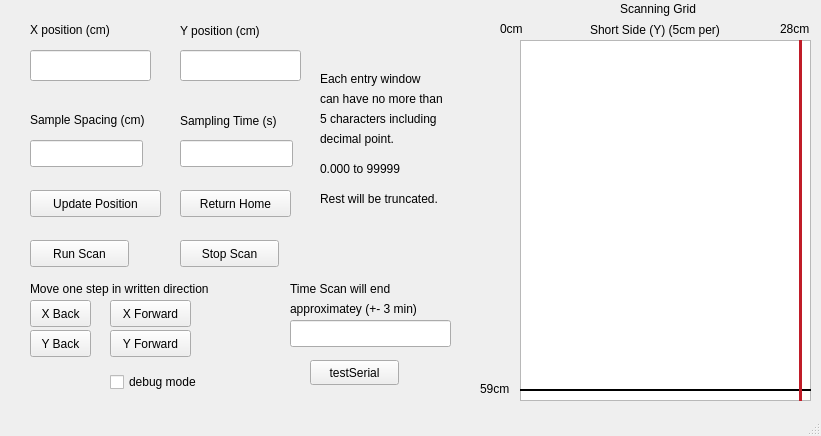
<?xml version="1.0" encoding="UTF-8"?>
<ui version="4.0">
 <class>MainWindow</class>
 <widget class="QMainWindow" name="MainWindow">
  <property name="geometry">
   <rect>
    <x>0</x>
    <y>0</y>
    <width>821</width>
    <height>436</height>
   </rect>
  </property>
  <property name="windowTitle">
   <string>MainWindow</string>
  </property>
  <widget class="QWidget" name="centralwidget">
   <widget class="QLabel" name="label_19">
    <property name="geometry">
     <rect>
      <x>290</x>
      <y>280</y>
      <width>141</width>
      <height>17</height>
     </rect>
    </property>
    <property name="text">
     <string>Time Scan will end</string>
    </property>
   </widget>
   <widget class="QLineEdit" name="xPosEdit">
    <property name="geometry">
     <rect>
      <x>30</x>
      <y>50</y>
      <width>121</width>
      <height>31</height>
     </rect>
    </property>
   </widget>
   <widget class="QLabel" name="label_20">
    <property name="geometry">
     <rect>
      <x>290</x>
      <y>300</y>
      <width>171</width>
      <height>17</height>
     </rect>
    </property>
    <property name="text">
     <string>approximatey (+- 3 min)</string>
    </property>
   </widget>
   <widget class="QLabel" name="label_16">
    <property name="geometry">
     <rect>
      <x>320</x>
      <y>130</y>
      <width>151</width>
      <height>17</height>
     </rect>
    </property>
    <property name="text">
     <string>decimal point.</string>
    </property>
   </widget>
   <widget class="QPushButton" name="stopScan">
    <property name="geometry">
     <rect>
      <x>180</x>
      <y>240</y>
      <width>99</width>
      <height>27</height>
     </rect>
    </property>
    <property name="text">
     <string>Stop Scan</string>
    </property>
   </widget>
   <widget class="QLabel" name="label_15">
    <property name="geometry">
     <rect>
      <x>320</x>
      <y>110</y>
      <width>151</width>
      <height>17</height>
     </rect>
    </property>
    <property name="text">
     <string>5 characters including</string>
    </property>
   </widget>
   <widget class="QLabel" name="label_8">
    <property name="geometry">
     <rect>
      <x>30</x>
      <y>20</y>
      <width>121</width>
      <height>20</height>
     </rect>
    </property>
    <property name="text">
     <string>X position (cm)</string>
    </property>
   </widget>
   <widget class="QPushButton" name="yBack">
    <property name="geometry">
     <rect>
      <x>30</x>
      <y>330</y>
      <width>61</width>
      <height>27</height>
     </rect>
    </property>
    <property name="text">
     <string>Y Back</string>
    </property>
   </widget>
   <widget class="QLabel" name="label_11">
    <property name="geometry">
     <rect>
      <x>180</x>
      <y>110</y>
      <width>141</width>
      <height>21</height>
     </rect>
    </property>
    <property name="text">
     <string>Sampling Time (s)</string>
    </property>
   </widget>
   <widget class="QLineEdit" name="runTimeEnd">
    <property name="geometry">
     <rect>
      <x>290</x>
      <y>320</y>
      <width>161</width>
      <height>27</height>
     </rect>
    </property>
   </widget>
   <widget class="QPushButton" name="xFor">
    <property name="geometry">
     <rect>
      <x>110</x>
      <y>300</y>
      <width>81</width>
      <height>27</height>
     </rect>
    </property>
    <property name="text">
     <string>X Forward</string>
    </property>
   </widget>
   <widget class="QLabel" name="label_17">
    <property name="geometry">
     <rect>
      <x>320</x>
      <y>160</y>
      <width>111</width>
      <height>17</height>
     </rect>
    </property>
    <property name="text">
     <string>0.000 to 99999</string>
    </property>
   </widget>
   <widget class="QPushButton" name="testSerial">
    <property name="geometry">
     <rect>
      <x>310</x>
      <y>360</y>
      <width>89</width>
      <height>25</height>
     </rect>
    </property>
    <property name="text">
     <string>testSerial</string>
    </property>
   </widget>
   <widget class="QPushButton" name="runScan">
    <property name="geometry">
     <rect>
      <x>30</x>
      <y>240</y>
      <width>99</width>
      <height>27</height>
     </rect>
    </property>
    <property name="text">
     <string>Run Scan</string>
    </property>
   </widget>
   <widget class="QPushButton" name="xBack">
    <property name="geometry">
     <rect>
      <x>30</x>
      <y>300</y>
      <width>61</width>
      <height>27</height>
     </rect>
    </property>
    <property name="text">
     <string>X Back</string>
    </property>
   </widget>
   <widget class="QLineEdit" name="yPosEdit">
    <property name="geometry">
     <rect>
      <x>180</x>
      <y>50</y>
      <width>121</width>
      <height>31</height>
     </rect>
    </property>
   </widget>
   <widget class="QLabel" name="label_9">
    <property name="geometry">
     <rect>
      <x>180</x>
      <y>20</y>
      <width>111</width>
      <height>21</height>
     </rect>
    </property>
    <property name="text">
     <string>Y position (cm)</string>
    </property>
   </widget>
   <widget class="QLabel" name="label_18">
    <property name="geometry">
     <rect>
      <x>320</x>
      <y>190</y>
      <width>161</width>
      <height>17</height>
     </rect>
    </property>
    <property name="text">
     <string>Rest will be truncated.</string>
    </property>
   </widget>
   <widget class="QLabel" name="label_13">
    <property name="geometry">
     <rect>
      <x>320</x>
      <y>70</y>
      <width>141</width>
      <height>17</height>
     </rect>
    </property>
    <property name="text">
     <string>Each entry window</string>
    </property>
   </widget>
   <widget class="QLabel" name="label_14">
    <property name="geometry">
     <rect>
      <x>320</x>
      <y>90</y>
      <width>161</width>
      <height>17</height>
     </rect>
    </property>
    <property name="text">
     <string>can have no more than</string>
    </property>
   </widget>
   <widget class="QLineEdit" name="sampleSpacing">
    <property name="geometry">
     <rect>
      <x>30</x>
      <y>140</y>
      <width>113</width>
      <height>27</height>
     </rect>
    </property>
   </widget>
   <widget class="QPushButton" name="returnHome">
    <property name="geometry">
     <rect>
      <x>180</x>
      <y>190</y>
      <width>111</width>
      <height>27</height>
     </rect>
    </property>
    <property name="text">
     <string>Return Home</string>
    </property>
   </widget>
   <widget class="QLineEdit" name="sampleTime">
    <property name="geometry">
     <rect>
      <x>180</x>
      <y>140</y>
      <width>113</width>
      <height>27</height>
     </rect>
    </property>
   </widget>
   <widget class="QLabel" name="label_10">
    <property name="geometry">
     <rect>
      <x>30</x>
      <y>110</y>
      <width>141</width>
      <height>20</height>
     </rect>
    </property>
    <property name="text">
     <string>Sample Spacing (cm)</string>
    </property>
   </widget>
   <widget class="QPushButton" name="yFor">
    <property name="geometry">
     <rect>
      <x>110</x>
      <y>330</y>
      <width>81</width>
      <height>27</height>
     </rect>
    </property>
    <property name="text">
     <string>Y Forward</string>
    </property>
   </widget>
   <widget class="QLabel" name="label_12">
    <property name="geometry">
     <rect>
      <x>30</x>
      <y>280</y>
      <width>241</width>
      <height>17</height>
     </rect>
    </property>
    <property name="text">
     <string>Move one step in written direction</string>
    </property>
   </widget>
   <widget class="QPushButton" name="posUpdate">
    <property name="geometry">
     <rect>
      <x>30</x>
      <y>190</y>
      <width>131</width>
      <height>27</height>
     </rect>
    </property>
    <property name="text">
     <string>Update Position</string>
    </property>
   </widget>
   <widget class="QTableWidget" name="scanGrid">
    <property name="geometry">
     <rect>
      <x>520</x>
      <y>40</y>
      <width>291</width>
      <height>361</height>
     </rect>
    </property>
   </widget>
   <widget class="QLabel" name="label">
    <property name="geometry">
     <rect>
      <x>620</x>
      <y>0</y>
      <width>141</width>
      <height>18</height>
     </rect>
    </property>
    <property name="text">
     <string>Scanning Grid</string>
    </property>
    <property name="textFormat">
     <enum>Qt::AutoText</enum>
    </property>
   </widget>
   <widget class="QLabel" name="label_2">
    <property name="geometry">
     <rect>
      <x>590</x>
      <y>20</y>
      <width>181</width>
      <height>20</height>
     </rect>
    </property>
    <property name="text">
     <string>Short Side (Y) (5cm per)</string>
    </property>
   </widget>
   <widget class="QLabel" name="label_4">
    <property name="enabled">
     <bool>true</bool>
    </property>
    <property name="geometry">
     <rect>
      <x>490</x>
      <y>130</y>
      <width>21</width>
      <height>161</height>
     </rect>
    </property>
    <property name="text">
     <string/>
    </property>
    <property name="textFormat">
     <enum>Qt::RichText</enum>
    </property>
    <property name="pixmap">
     <pixmap>../../Pictures/Screenshots/Screenshot from 2025-06-13 15-02-35.png</pixmap>
    </property>
   </widget>
   <widget class="QLabel" name="label_3">
    <property name="geometry">
     <rect>
      <x>500</x>
      <y>20</y>
      <width>66</width>
      <height>18</height>
     </rect>
    </property>
    <property name="text">
     <string>0cm</string>
    </property>
   </widget>
   <widget class="QLabel" name="label_5">
    <property name="geometry">
     <rect>
      <x>780</x>
      <y>20</y>
      <width>66</width>
      <height>18</height>
     </rect>
    </property>
    <property name="text">
     <string>28cm</string>
    </property>
   </widget>
   <widget class="QLabel" name="label_6">
    <property name="geometry">
     <rect>
      <x>480</x>
      <y>380</y>
      <width>41</width>
      <height>18</height>
     </rect>
    </property>
    <property name="text">
     <string>59cm</string>
    </property>
   </widget>
   <widget class="Line" name="line">
    <property name="geometry">
     <rect>
      <x>520</x>
      <y>380</y>
      <width>291</width>
      <height>20</height>
     </rect>
    </property>
    <property name="sizePolicy">
     <sizepolicy hsizetype="Minimum" vsizetype="Fixed">
      <horstretch>0</horstretch>
      <verstretch>0</verstretch>
     </sizepolicy>
    </property>
    <property name="palette">
     <palette>
      <active>
       <colorrole role="WindowText">
        <brush brushstyle="SolidPattern">
         <color alpha="255">
          <red>224</red>
          <green>27</green>
          <blue>36</blue>
         </color>
        </brush>
       </colorrole>
       <colorrole role="Button">
        <brush brushstyle="SolidPattern">
         <color alpha="255">
          <red>255</red>
          <green>255</green>
          <blue>255</blue>
         </color>
        </brush>
       </colorrole>
       <colorrole role="Light">
        <brush brushstyle="SolidPattern">
         <color alpha="255">
          <red>255</red>
          <green>255</green>
          <blue>255</blue>
         </color>
        </brush>
       </colorrole>
       <colorrole role="Midlight">
        <brush brushstyle="SolidPattern">
         <color alpha="255">
          <red>255</red>
          <green>255</green>
          <blue>255</blue>
         </color>
        </brush>
       </colorrole>
       <colorrole role="Dark">
        <brush brushstyle="SolidPattern">
         <color alpha="255">
          <red>127</red>
          <green>127</green>
          <blue>127</blue>
         </color>
        </brush>
       </colorrole>
       <colorrole role="Mid">
        <brush brushstyle="SolidPattern">
         <color alpha="255">
          <red>170</red>
          <green>170</green>
          <blue>170</blue>
         </color>
        </brush>
       </colorrole>
       <colorrole role="Text">
        <brush brushstyle="SolidPattern">
         <color alpha="255">
          <red>0</red>
          <green>0</green>
          <blue>0</blue>
         </color>
        </brush>
       </colorrole>
       <colorrole role="BrightText">
        <brush brushstyle="SolidPattern">
         <color alpha="255">
          <red>255</red>
          <green>255</green>
          <blue>255</blue>
         </color>
        </brush>
       </colorrole>
       <colorrole role="ButtonText">
        <brush brushstyle="SolidPattern">
         <color alpha="255">
          <red>0</red>
          <green>0</green>
          <blue>0</blue>
         </color>
        </brush>
       </colorrole>
       <colorrole role="Base">
        <brush brushstyle="SolidPattern">
         <color alpha="255">
          <red>255</red>
          <green>255</green>
          <blue>255</blue>
         </color>
        </brush>
       </colorrole>
       <colorrole role="Window">
        <brush brushstyle="SolidPattern">
         <color alpha="255">
          <red>255</red>
          <green>255</green>
          <blue>255</blue>
         </color>
        </brush>
       </colorrole>
       <colorrole role="Shadow">
        <brush brushstyle="SolidPattern">
         <color alpha="255">
          <red>0</red>
          <green>0</green>
          <blue>0</blue>
         </color>
        </brush>
       </colorrole>
       <colorrole role="Highlight">
        <brush brushstyle="SolidPattern">
         <color alpha="255">
          <red>230</red>
          <green>97</green>
          <blue>0</blue>
         </color>
        </brush>
       </colorrole>
       <colorrole role="AlternateBase">
        <brush brushstyle="SolidPattern">
         <color alpha="255">
          <red>255</red>
          <green>255</green>
          <blue>255</blue>
         </color>
        </brush>
       </colorrole>
       <colorrole role="ToolTipBase">
        <brush brushstyle="SolidPattern">
         <color alpha="255">
          <red>255</red>
          <green>255</green>
          <blue>220</blue>
         </color>
        </brush>
       </colorrole>
       <colorrole role="ToolTipText">
        <brush brushstyle="SolidPattern">
         <color alpha="255">
          <red>0</red>
          <green>0</green>
          <blue>0</blue>
         </color>
        </brush>
       </colorrole>
       <colorrole role="PlaceholderText">
        <brush brushstyle="SolidPattern">
         <color alpha="127">
          <red>0</red>
          <green>0</green>
          <blue>0</blue>
         </color>
        </brush>
       </colorrole>
      </active>
      <inactive>
       <colorrole role="WindowText">
        <brush brushstyle="SolidPattern">
         <color alpha="255">
          <red>0</red>
          <green>0</green>
          <blue>0</blue>
         </color>
        </brush>
       </colorrole>
       <colorrole role="Button">
        <brush brushstyle="SolidPattern">
         <color alpha="255">
          <red>255</red>
          <green>255</green>
          <blue>255</blue>
         </color>
        </brush>
       </colorrole>
       <colorrole role="Light">
        <brush brushstyle="SolidPattern">
         <color alpha="255">
          <red>255</red>
          <green>255</green>
          <blue>255</blue>
         </color>
        </brush>
       </colorrole>
       <colorrole role="Midlight">
        <brush brushstyle="SolidPattern">
         <color alpha="255">
          <red>255</red>
          <green>255</green>
          <blue>255</blue>
         </color>
        </brush>
       </colorrole>
       <colorrole role="Dark">
        <brush brushstyle="SolidPattern">
         <color alpha="255">
          <red>127</red>
          <green>127</green>
          <blue>127</blue>
         </color>
        </brush>
       </colorrole>
       <colorrole role="Mid">
        <brush brushstyle="SolidPattern">
         <color alpha="255">
          <red>170</red>
          <green>170</green>
          <blue>170</blue>
         </color>
        </brush>
       </colorrole>
       <colorrole role="Text">
        <brush brushstyle="SolidPattern">
         <color alpha="255">
          <red>0</red>
          <green>0</green>
          <blue>0</blue>
         </color>
        </brush>
       </colorrole>
       <colorrole role="BrightText">
        <brush brushstyle="SolidPattern">
         <color alpha="255">
          <red>255</red>
          <green>255</green>
          <blue>255</blue>
         </color>
        </brush>
       </colorrole>
       <colorrole role="ButtonText">
        <brush brushstyle="SolidPattern">
         <color alpha="255">
          <red>0</red>
          <green>0</green>
          <blue>0</blue>
         </color>
        </brush>
       </colorrole>
       <colorrole role="Base">
        <brush brushstyle="SolidPattern">
         <color alpha="255">
          <red>255</red>
          <green>255</green>
          <blue>255</blue>
         </color>
        </brush>
       </colorrole>
       <colorrole role="Window">
        <brush brushstyle="SolidPattern">
         <color alpha="255">
          <red>255</red>
          <green>255</green>
          <blue>255</blue>
         </color>
        </brush>
       </colorrole>
       <colorrole role="Shadow">
        <brush brushstyle="SolidPattern">
         <color alpha="255">
          <red>0</red>
          <green>0</green>
          <blue>0</blue>
         </color>
        </brush>
       </colorrole>
       <colorrole role="Highlight">
        <brush brushstyle="SolidPattern">
         <color alpha="255">
          <red>230</red>
          <green>97</green>
          <blue>0</blue>
         </color>
        </brush>
       </colorrole>
       <colorrole role="AlternateBase">
        <brush brushstyle="SolidPattern">
         <color alpha="255">
          <red>255</red>
          <green>255</green>
          <blue>255</blue>
         </color>
        </brush>
       </colorrole>
       <colorrole role="ToolTipBase">
        <brush brushstyle="SolidPattern">
         <color alpha="255">
          <red>255</red>
          <green>255</green>
          <blue>220</blue>
         </color>
        </brush>
       </colorrole>
       <colorrole role="ToolTipText">
        <brush brushstyle="SolidPattern">
         <color alpha="255">
          <red>0</red>
          <green>0</green>
          <blue>0</blue>
         </color>
        </brush>
       </colorrole>
       <colorrole role="PlaceholderText">
        <brush brushstyle="SolidPattern">
         <color alpha="127">
          <red>0</red>
          <green>0</green>
          <blue>0</blue>
         </color>
        </brush>
       </colorrole>
      </inactive>
      <disabled>
       <colorrole role="WindowText">
        <brush brushstyle="SolidPattern">
         <color alpha="255">
          <red>127</red>
          <green>127</green>
          <blue>127</blue>
         </color>
        </brush>
       </colorrole>
       <colorrole role="Button">
        <brush brushstyle="SolidPattern">
         <color alpha="255">
          <red>255</red>
          <green>255</green>
          <blue>255</blue>
         </color>
        </brush>
       </colorrole>
       <colorrole role="Light">
        <brush brushstyle="SolidPattern">
         <color alpha="255">
          <red>255</red>
          <green>255</green>
          <blue>255</blue>
         </color>
        </brush>
       </colorrole>
       <colorrole role="Midlight">
        <brush brushstyle="SolidPattern">
         <color alpha="255">
          <red>255</red>
          <green>255</green>
          <blue>255</blue>
         </color>
        </brush>
       </colorrole>
       <colorrole role="Dark">
        <brush brushstyle="SolidPattern">
         <color alpha="255">
          <red>127</red>
          <green>127</green>
          <blue>127</blue>
         </color>
        </brush>
       </colorrole>
       <colorrole role="Mid">
        <brush brushstyle="SolidPattern">
         <color alpha="255">
          <red>170</red>
          <green>170</green>
          <blue>170</blue>
         </color>
        </brush>
       </colorrole>
       <colorrole role="Text">
        <brush brushstyle="SolidPattern">
         <color alpha="255">
          <red>127</red>
          <green>127</green>
          <blue>127</blue>
         </color>
        </brush>
       </colorrole>
       <colorrole role="BrightText">
        <brush brushstyle="SolidPattern">
         <color alpha="255">
          <red>255</red>
          <green>255</green>
          <blue>255</blue>
         </color>
        </brush>
       </colorrole>
       <colorrole role="ButtonText">
        <brush brushstyle="SolidPattern">
         <color alpha="255">
          <red>127</red>
          <green>127</green>
          <blue>127</blue>
         </color>
        </brush>
       </colorrole>
       <colorrole role="Base">
        <brush brushstyle="SolidPattern">
         <color alpha="255">
          <red>255</red>
          <green>255</green>
          <blue>255</blue>
         </color>
        </brush>
       </colorrole>
       <colorrole role="Window">
        <brush brushstyle="SolidPattern">
         <color alpha="255">
          <red>255</red>
          <green>255</green>
          <blue>255</blue>
         </color>
        </brush>
       </colorrole>
       <colorrole role="Shadow">
        <brush brushstyle="SolidPattern">
         <color alpha="255">
          <red>0</red>
          <green>0</green>
          <blue>0</blue>
         </color>
        </brush>
       </colorrole>
       <colorrole role="Highlight">
        <brush brushstyle="SolidPattern">
         <color alpha="255">
          <red>233</red>
          <green>84</green>
          <blue>32</blue>
         </color>
        </brush>
       </colorrole>
       <colorrole role="AlternateBase">
        <brush brushstyle="SolidPattern">
         <color alpha="255">
          <red>255</red>
          <green>255</green>
          <blue>255</blue>
         </color>
        </brush>
       </colorrole>
       <colorrole role="ToolTipBase">
        <brush brushstyle="SolidPattern">
         <color alpha="255">
          <red>255</red>
          <green>255</green>
          <blue>220</blue>
         </color>
        </brush>
       </colorrole>
       <colorrole role="ToolTipText">
        <brush brushstyle="SolidPattern">
         <color alpha="255">
          <red>0</red>
          <green>0</green>
          <blue>0</blue>
         </color>
        </brush>
       </colorrole>
       <colorrole role="PlaceholderText">
        <brush brushstyle="SolidPattern">
         <color alpha="127">
          <red>127</red>
          <green>127</green>
          <blue>127</blue>
         </color>
        </brush>
       </colorrole>
      </disabled>
     </palette>
    </property>
    <property name="frameShadow">
     <enum>QFrame::Plain</enum>
    </property>
    <property name="lineWidth">
     <number>2</number>
    </property>
    <property name="orientation">
     <enum>Qt::Horizontal</enum>
    </property>
   </widget>
   <widget class="Line" name="line_2">
    <property name="geometry">
     <rect>
      <x>790</x>
      <y>40</y>
      <width>20</width>
      <height>361</height>
     </rect>
    </property>
    <property name="palette">
     <palette>
      <active>
       <colorrole role="WindowText">
        <brush brushstyle="SolidPattern">
         <color alpha="255">
          <red>192</red>
          <green>28</green>
          <blue>40</blue>
         </color>
        </brush>
       </colorrole>
      </active>
      <inactive>
       <colorrole role="WindowText">
        <brush brushstyle="SolidPattern">
         <color alpha="255">
          <red>192</red>
          <green>28</green>
          <blue>40</blue>
         </color>
        </brush>
       </colorrole>
      </inactive>
      <disabled/>
     </palette>
    </property>
    <property name="frameShadow">
     <enum>QFrame::Plain</enum>
    </property>
    <property name="lineWidth">
     <number>3</number>
    </property>
    <property name="orientation">
     <enum>Qt::Vertical</enum>
    </property>
   </widget>
   <widget class="QCheckBox" name="debugBox">
    <property name="geometry">
     <rect>
      <x>110</x>
      <y>370</y>
      <width>121</width>
      <height>24</height>
     </rect>
    </property>
    <property name="text">
     <string>debug mode</string>
    </property>
   </widget>
  </widget>
  <widget class="QStatusBar" name="statusBar"/>
 </widget>
 <resources/>
 <connections/>
</ui>
